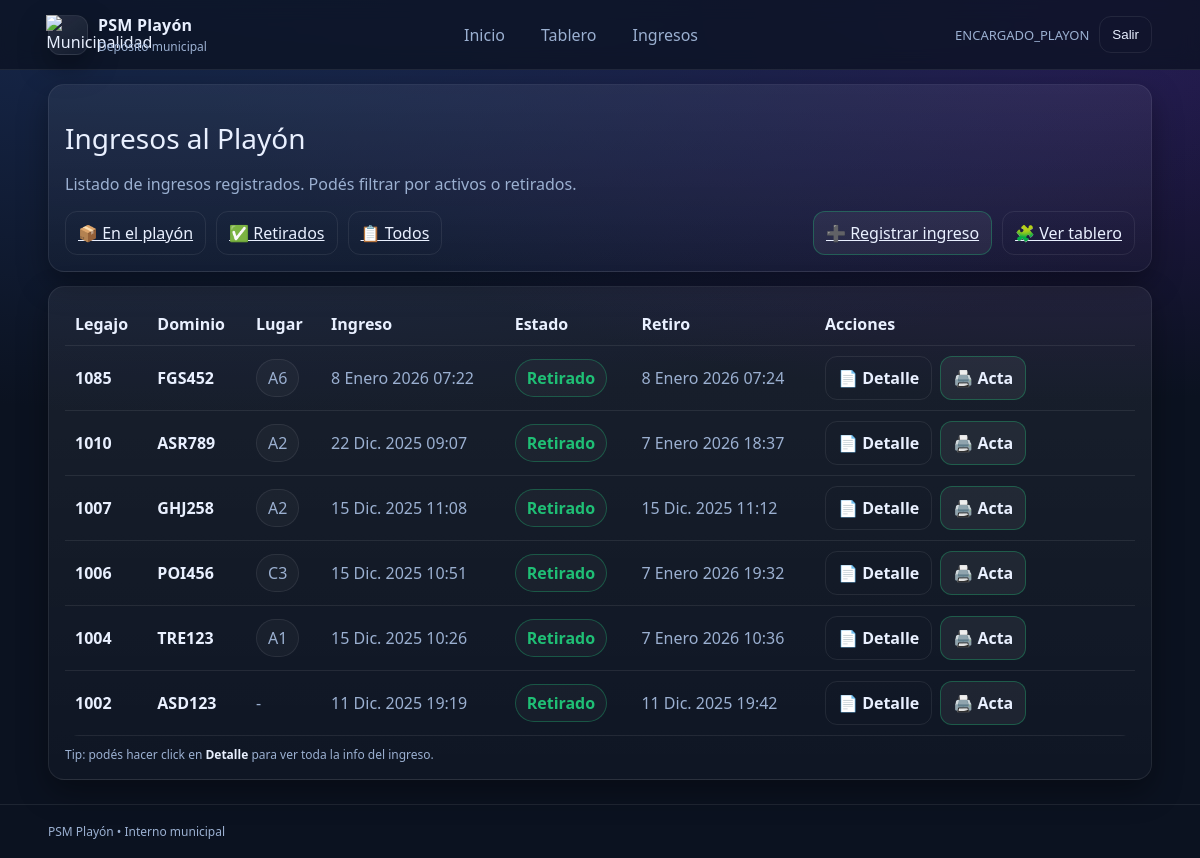
Before: /vehiculos/ingresos/ (signed in) with the older database file.
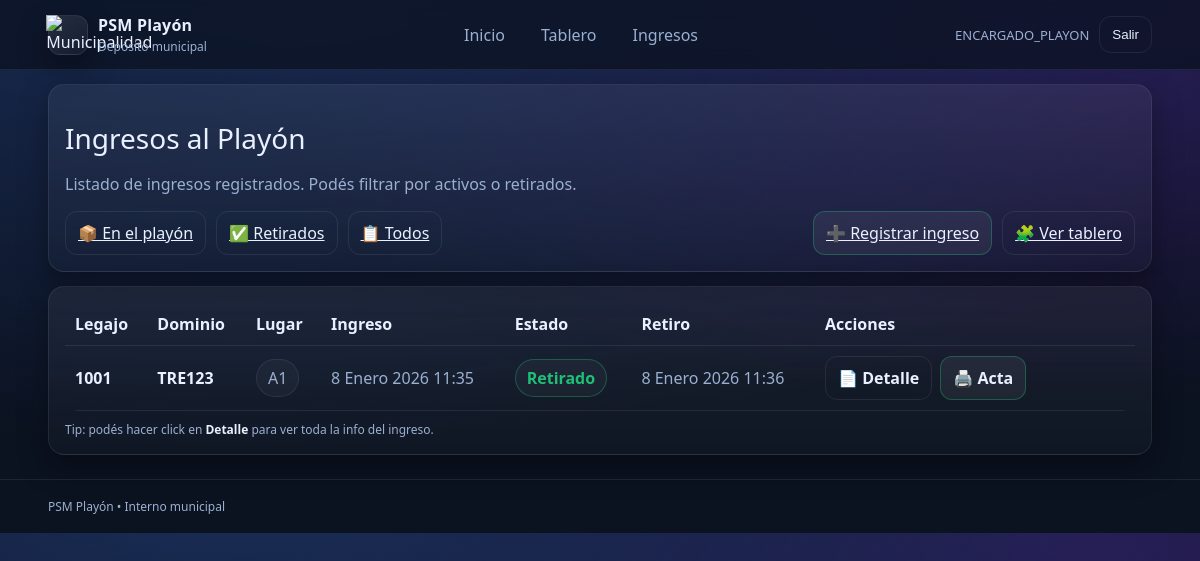
After: the same page with the newer database file.
### vehiculos/models.py (models this page shows, shortened)
class IngresoPlayon(models.Model):
    TIPO_VEHICULO_CHOICES = [
        ("AUTO", "Auto"),
        ("MOTO", "Moto"),
        ("CAMIONETA", "Camioneta"),
        ("CAMION", "Camión"),
        ("OTRO", "Otro"),
    ]
    vehiculo = models.ForeignKey(Vehiculo, on_delete=models.PROTECT, related_name="ingresos")
    fecha_ingreso = models.DateTimeField("Fecha de ingreso", auto_now_add=True)
    tipo_vehiculo = models.CharField("Tipo de vehículo", max_length=20, choices=TIPO_VEHICULO_CHOICES, blank=True)
    marca = models.CharField(max_length=50, blank=True)
    modelo = models.CharField(max_length=50, blank=True)
    anio = models.PositiveIntegerField("Año", null=True, blank=True)
    color = models.CharField(max_length=30, blank=True)
    nro_legajo_playon = models.CharField("N° de legajo en playón", max_length=30, unique=True)
    lugar_infraccion = models.CharField("Lugar de la infracción", max_length=255, blank=True)
    acta_infraccion_recibida = models.BooleanField("Acta de infracción recibida", default=False)
    acta_secuestro_recibida = models.BooleanField("Acta de secuestro recibida", default=False)
    inventario_objetos_visibles_recibido = models.BooleanField("Inventario de objetos visibles recibido", default=False)
    registro_fotografico_recibido = models.BooleanField("Registro fotográfico recibido", default=False)
    PRUEBA_ALCOHOLEMIA_CHOICES = [
        ("SI", "Sí"),
        ("NO", "No"),
        ("NC", "No corresponde"),
    ]
    prueba_alcoholemia_estado = models.CharField(
        "Prueba de alcoholemia/test",
        max_length=2,
        choices=PRUEBA_ALCOHOLEMIA_CHOICES,
        default="NC",
    )
    coincide_inventario = models.BooleanField("¿Coincide el inventario?", default=True)
    coinciden_danios_registrados = models.BooleanField("¿Coinciden los daños registrados?", default=True)
    detalle_danios_no_coincidentes = models.TextField("Detalle de daños no coincidentes", blank=True)
    bateria_desconectada = models.BooleanField("Batería desconectada", default=False)
    ubicacion_interna = models.CharField("Ubicación interna en playa", max_length=100, blank=True)
    lugar = models.ForeignKey(
        LugarPlayon,
        on_delete=models.PROTECT,
        null=True,
        blank=True,
        related_name="ingresos",
    )
    recibido_por = models.ForeignKey(User, on_delete=models.PROTECT, related_name="ingresos_recibidos")
    observaciones_generales = models.TextField("Observaciones generales", blank=True)
    retirado = models.BooleanField("¿Retirado?", default=False)
    fecha_retiro = models.DateTimeField("Fecha de retiro", null=True, blank=True)
    entregado_por = models.ForeignKey(
        User,
        on_delete=models.PROTECT,
        related_name="egresos_entregados",
        null=True,
        blank=True,
    )
    nombre_retira = models.CharField("Nombre de quien retira", max_length=100, blank=True)
    dni_retira = models.CharField("DNI de quien retira", max_length=20, blank=True)
    observaciones_egreso = models.TextField("Observaciones de egreso", blank=True)
    class Meta:
        verbose_name = "Ingreso al playón"
        verbose_name_plural = "Ingresos al playón"
        ordering = ["-fecha_ingreso"]

class Vehiculo(models.Model):
    dominio = models.CharField("Dominio (Patente)", max_length=10, unique=True)
    marca = models.CharField(max_length=50, blank=True)
    modelo = models.CharField(max_length=50, blank=True)
    color = models.CharField(max_length=30, blank=True)
    nro_chasis = models.CharField("N° de chasis", max_length=50, blank=True)
    nro_motor = models.CharField("N° de motor", max_length=50, blank=True)
    anio = models.PositiveIntegerField("Año", null=True, blank=True)
    fecha_alta = models.DateTimeField("Fecha de alta en sistema", auto_now_add=True)

class LugarPlayon(models.Model):
    ESTADO_CHOICES = [
        ("LIBRE", "Libre"),
        ("OCUPADO", "Ocupado"),
        ("FUERA", "Fuera de servicio"),
    ]
    TIPO_CHOICES = [
        ("GENERAL", "General"),
        ("MOTO", "Exclusivo motos"),
    ]
    fila = models.CharField(max_length=1)  # A-Z
    columna = models.PositiveSmallIntegerField()  # 1-15
    estado = models.CharField(max_length=10, choices=ESTADO_CHOICES, default="LIBRE")
    tipo = models.CharField(max_length=10, choices=TIPO_CHOICES, default="GENERAL")
    class Meta:
        unique_together = ("fila", "columna")
        ordering = ["fila", "columna"]
    @property
    def codigo(self):
        return f"{self.fila}{self.columna}"

### vehiculos/views.py (the view)
# urls.py: path("ingresos/", views.lista_ingresos, name="lista_ingresos"),  # todos
@login_required
def lista_ingresos(request):
    grupos = set(request.user.groups.values_list("name", flat=True))
    if "ENCARGADO_PLAYON" not in grupos and "ADMIN_SISTEMA" not in grupos:
        return render(request, "vehiculos/no_permiso.html")
    ingresos = IngresoPlayon.objects.select_related("vehiculo", "recibido_por", "entregado_por").order_by("-fecha_ingreso")
    return render(request, "vehiculos/lista_ingresos.html", {"ingresos": ingresos})

### templates/vehiculos/lista_ingresos.html (shortened to what this page needs)
{% extends "base.html" %}
{% block content %}
  <div class="card">
    <div class="h1">{{ titulo|default:"Ingresos al Playón" }}</div>
    <p class="muted">Listado de ingresos registrados. Podés filtrar por activos o retirados.</p>
    <div class="pills" style="align-items:center;">
      <a class="btn btn--ghost" href="{% url 'ingresos_en_playon' %}">📦 En el playón</a>
      <a class="btn btn--ghost" href="{% url 'retiros_playon' %}">✅ Retirados</a>
      <a class="btn btn--ghost" href="{% url 'lista_ingresos' %}">📋 Todos</a>
      <a class="btn btn--ok" href="{% url 'nuevo_ingreso_playon' %}">➕ Registrar ingreso</a>
      <a class="btn btn--ghost" href="{% url 'tablero_playon' %}">🧩 Ver tablero</a>
    </div>
  </div>
  <div class="card">
    {% if ingresos %}
      <div style="overflow:auto;">
        <table class="table">
          <thead>
            <tr>
              <th>Legajo</th>
              <th>Dominio</th>
              <th>Lugar</th>
              <th>Ingreso</th>
              <th>Estado</th>
              <th>Retiro</th>
              <th style="width: 320px;">Acciones</th>
            </tr>
          </thead>
          <tbody>
            {% for i in ingresos %}
              <tr>
                <td style="color: var(--text); font-weight: 900;">{{ i.nro_legajo_playon }}</td>
                <td style="color: var(--text); font-weight: 900;">{{ i.vehiculo.dominio }}</td>
                <td>
                  {% if i.lugar %}
                    <span class="pill" style="display:inline-block;">{{ i.lugar.codigo }}</span>
                  {% else %}
                    <span class="muted">-</span>
                  {% endif %}
                </td>
                <td>{{ i.fecha_ingreso }}</td>
                <td>
                  {% if i.retirado %}
                    <span class="pill" style="display:inline-block; border-color: rgba(31,191,117,.35);">
                      <b style="color:var(--ok)">Retirado</b>
                    </span>
                  {% else %}
                    <span class="pill" style="display:inline-block; border-color: rgba(246,201,69,.35);">
                      <b style="color:var(--warn)">En playón</b>
                    </span>
                  {% endif %}
                </td>
                <td>
                  {% if i.fecha_retiro %}
                    {{ i.fecha_retiro }}
                  {% else %}
                    <span class="muted">-</span>
                  {% endif %}
                </td>
                <td>
                  <div style="display:flex; gap:8px; flex-wrap:wrap;">
                    <a class="btn btn--ghost" href="{% url 'detalle_ingreso' i.id %}">📄 Detalle</a>
                    {% if not i.retirado %}
                      <a class="btn btn--bad" href="{% url 'registrar_egreso' i.id %}">🚗 Retiro</a>
                    {% else %}
                      <a class="btn btn--ok" href="{% url 'imprimir_retiro' i.id %}">🖨️ Acta</a>
                    {% endif %}
                  </div>
                </td>
              </tr>
            {% endfor %}
          </tbody>
        </table>
      </div>
      <div class="muted" style="margin-top:10px; font-size:12px;">
        Tip: podés hacer click en <b style="color:var(--text)">Detalle</b> para ver toda la info del ingreso.
      </div>
    {% else %}
      <p class="muted">No hay ingresos para mostrar.</p>
    {% endif %}
  </div>
{% endblock %}

### templates/base.html (shortened to what this page needs)
{% load static %}
<!doctype html>
<html lang="es">
<head>
  <link rel="stylesheet" href="{% static 'css/app.css' %}">
</head>
<body>
  <header class="topbar">
    <div class="container topbar__inner">
      <div class="brand">
        <div class="brand__logo">
          <img src="{% static 'img/logo_muni.png' %}"
              alt="Municipalidad"
              style="width:105%; height:105%; object-fit:contain;">
        </div>
        <div class="brand__text">
          <div class="brand__title">PSM Playón</div>
          <div class="brand__sub">Depósito municipal</div>
        </div>
      </div>
      <nav class="topnav">
        <a class="topnav__link" href="{% url 'home' %}">Inicio</a>
        <a class="topnav__link" href="{% url 'tablero_playon' %}">Tablero</a>
        <a class="topnav__link" href="{% url 'lista_ingresos' %}">Ingresos</a>
      </nav>
      <div class="userbox">
        {% if request.user.is_authenticated %}
          <span class="userbox__name">{{ request.user.username }}</span>
          <form method="post" action="{% url 'logout' %}">
            <button class="btn btn--ghost" type="submit">Salir</button>
          </form>
        {% endif %}
      </div>
    </div>
  </header>
  <main class="container">
    {% block content %}{% endblock %}
  </main>
  <footer class="footer">
    <div class="container footer__inner">
      <span>PSM Playón • Interno municipal</span>
    </div>
  </footer>
</body>
</html>

### static/css/app.css (style rules this page uses)
:root { --bg:#0b1220; --panel:#0f1a2e; --card:#111f38; --muted:#9bb0d1; --text:#e9f0ff; --line:rgba(255,255,255,.08); --shadow: 0 12px 30px rgba(0,0,0,.35); --ok:#1fbf75; --bad:#ff4d6d; --warn:#f6c945; --neutral:#8aa0c2; }
* { box-sizing:border-box; }
body { margin:0; font-family: ui-sans-serif, system-ui, -apple-system, Segoe UI, Roboto, Arial; background: radial-gradient(1200px 500px at 20% -10%, #1a2d57, transparent), radial-gradient(900px 400px at 90% 0%, #2b1a57, transparent), var(--bg); color: var(--text); }
a { color: inherit; }
.container { width:min(1200px, 92vw); margin: 0 auto; }
.topbar { position: sticky; top:0; z-index:10; background: rgba(11,18,32,.75); backdrop-filter: blur(10px); border-bottom: 1px solid var(--line); }
.topbar__inner { display:flex; align-items:center; justify-content:space-between; padding: 14px 0; gap: 16px; }
.brand { display:flex; align-items:center; gap:10px; }
.brand__logo { width:40px; height:40px; display:grid; place-items:center; border-radius: 12px; background: linear-gradient(145deg, rgba(255,255,255,.10), rgba(255,255,255,.03)); border: 1px solid var(--line); box-shadow: var(--shadow); }
.brand__title { font-weight:800; letter-spacing:.2px; }
.brand__sub { color: var(--muted); font-size: 12px; margin-top:2px; }
.topnav { display:flex; gap:10px; }
.topnav__link { text-decoration:none; padding: 8px 12px; border-radius: 10px; border: 1px solid transparent; color: var(--muted); }
.userbox { display:flex; align-items:center; gap:10px; }
.userbox__name { color: var(--muted); font-size: 13px; }
.footer { margin-top: 24px; padding: 18px 0; border-top: 1px solid var(--line); color: var(--muted); font-size: 12px; }
.card { background: linear-gradient(180deg, rgba(255,255,255,.06), rgba(255,255,255,.02)); border: 1px solid var(--line); border-radius: 16px; box-shadow: var(--shadow); padding: 16px; margin: 14px 0; }
.h1 { font-size: 28px; margin: 18px 0 6px; }
.muted { color: var(--muted); }
.pills { display:flex; flex-wrap:wrap; gap:10px; margin-top:10px; }
.pill { border:1px solid var(--line); border-radius: 999px; padding: 7px 11px; background: rgba(255,255,255,.03); color: var(--muted); }
.pill b { color: var(--text); }
.btn { border: 1px solid var(--line); background: rgba(255,255,255,.06); color: var(--text); border-radius: 12px; padding: 10px 12px; cursor:pointer; }
.btn--ghost { background: transparent; }
.btn--ok { border-color: rgba(31,191,117,.35); }
.table { width:100%; border-collapse: collapse; overflow:hidden; border-radius: 14px; }
.table th, .table td { border-bottom: 1px solid var(--line); padding: 10px 10px; text-align:left; color: var(--muted); }
.table th { color: var(--text); font-weight: 700; }
.table a { color: var(--text); text-decoration: none; font-weight: 800; }

Changed rows visible on the page:
removed IngresoPlayon: nro_legajo_playon "1085", vehiculo.dominio "FGS452", lugar.codigo "A6", fecha_ingreso "8 Enero 2026 07:22", retirado "Retirado", fecha_retiro "8 Enero 2026 07:24"
removed IngresoPlayon: nro_legajo_playon "1010", vehiculo.dominio "ASR789", lugar.codigo "A2", fecha_ingreso "22 Dic. 2025 09:07", retirado "Retirado", fecha_retiro "7 Enero 2026 18:37"
removed IngresoPlayon: nro_legajo_playon "1007", vehiculo.dominio "GHJ258", lugar.codigo "A2", fecha_ingreso "15 Dic. 2025 11:08", retirado "Retirado", fecha_retiro "15 Dic. 2025 11:12"
removed IngresoPlayon: nro_legajo_playon "1006", vehiculo.dominio "POI456", lugar.codigo "C3", fecha_ingreso "15 Dic. 2025 10:51", retirado "Retirado", fecha_retiro "7 Enero 2026 19:32"
removed IngresoPlayon: nro_legajo_playon "1004", vehiculo.dominio "TRE123", lugar.codigo "A1", fecha_ingreso "15 Dic. 2025 10:26", retirado "Retirado", fecha_retiro "7 Enero 2026 10:36"
removed IngresoPlayon: nro_legajo_playon "1002", vehiculo.dominio "ASD123", fecha_ingreso "11 Dic. 2025 19:19", retirado "Retirado", fecha_retiro "11 Dic. 2025 19:42"
added IngresoPlayon: nro_legajo_playon "1001", vehiculo.dominio "TRE123", lugar.codigo "A1", fecha_ingreso "8 Enero 2026 11:35", retirado "Retirado", fecha_retiro "8 Enero 2026 11:36"
